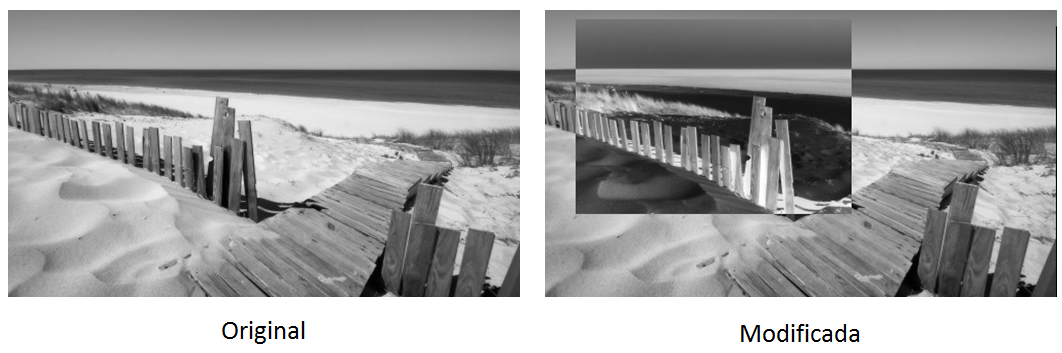
//> input picture img3-1.png, 1062 x 353 px, given in place of the camera
$ ./motiondetector   (built with g++ and OpenCV 4)
//> lines starting //> are read from the running program, lines starting //| are printed output that depends on the picture
#include <iostream>
#include <opencv2/opencv.hpp>

using namespace cv;
using namespace std;

int main(int argc, char** argv){
  Mat image;
  int width, height;
  VideoCapture cap;
  vector<Mat> planes;
  Mat histR, histG, histB,histOldR;
  int nbins = 64;
  float range[] = {0, 256};
  const float *histrange = { range };
  bool uniform = true;
  bool acummulate = false;
  double percent=0;
  int times=0;

  cap.open(0);

  if(!cap.isOpened()){
    cout << "cameras indisponiveis";
    return -1;
  }

  width  = cap.get(CV_CAP_PROP_FRAME_WIDTH);
  height = cap.get(CV_CAP_PROP_FRAME_HEIGHT);

  cout << "largura = " << width << endl;
  cout << "altura  = " << height << endl;

  int histw = nbins, histh = nbins/2;
  Mat histImgR(histh, histw, CV_8UC3, Scalar(0,0,0));
  Mat histImgG(histh, histw, CV_8UC3, Scalar(0,0,0));
  Mat histImgB(histh, histw, CV_8UC3, Scalar(0,0,0));

  //calculo do histograma histOldR
  cap >> image;
//> image is the input picture: 353 rows x 1062 cols, CV_8UC3; mean B, G, R 162.9, 162.9, 162.9
  split (image, planes);
  calcHist(&planes[0], 1, 0, Mat(), histOldR, 1,
             &nbins, &histrange,
             uniform, acummulate);
//> histOldR = 64 values, max 79557 at index 63, min 68 at index 61, mean 5857.6
    normalize(histOldR, histOldR, 0, 1, NORM_MINMAX, -1, Mat());
//> histOldR = 64 values, max 1 at index 63, min 0 at index 61, mean 0.0728

  while(1){
    cap >> image;
    split (image, planes);
    calcHist(&planes[0], 1, 0, Mat(), histR, 1,
             &nbins, &histrange,
             uniform, acummulate);
//> histR = 64 values, max 79557 at index 63, min 68 at index 61, mean 5857.6
    calcHist(&planes[1], 1, 0, Mat(), histG, 1,
             &nbins, &histrange,
             uniform, acummulate);
//> histG = 64 values, max 79522 at index 63, min 68 at index 61, mean 5857.6
    calcHist(&planes[2], 1, 0, Mat(), histB, 1,
             &nbins, &histrange,
             uniform, acummulate);
//> histB has the same summary as histR

    normalize(histR, histR, 0, histImgR.rows, NORM_MINMAX, -1, Mat());
//> histR = 64 values, max 32 at index 63, min 0 at index 61, mean 2.33
    normalize(histG, histB, 0, histImgR.rows, NORM_MINMAX, -1, Mat());
//> histB has the same summary as histR
    normalize(histB, histB, 0, histImgR.rows, NORM_MINMAX, -1, Mat());

    histImgR.setTo(Scalar(0));
    histImgG.setTo(Scalar(0));
    histImgB.setTo(Scalar(0));

    for(int i=0; i<nbins; i++){
      line(histImgR, Point(i, histh),
           Point(i, cvRound(histR.at<float>(i))),
           Scalar(0, 0, 255), 1, 8, 0);
      line(histImgG, Point(i, histh),
           Point(i, cvRound(histG.at<float>(i))),
           Scalar(0, 255, 0), 1, 8, 0);
      line(histImgB, Point(i, histh),
           Point(i, cvRound(histB.at<float>(i))),
           Scalar(255, 0, 0), 1, 8, 0);
    }
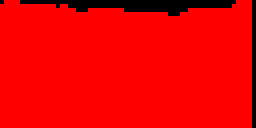
//> histImgR: 32 rows x 64 cols, CV_8UC3 (shown 4 times larger); mean B, G, R 0, 0, 236.2
//> histImgG: 32 rows x 64 cols, CV_8UC3; every value is 0
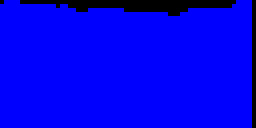
//> histImgB: 32 rows x 64 cols, CV_8UC3 (shown 4 times larger); mean B, G, R 236.2, 0, 0

    if(times<3) percent = compareHist(histR,histOldR,CV_COMP_CORREL);
//> percent = 1

    if(percent<0.95)
    {
        putText( image, "ALARME!", Point(height/2,width/2), CV_FONT_HERSHEY_COMPLEX, 2,
           Scalar(0, 0, 255), 5, 0 );
        times++;
    }
    histOldR = histR.clone();
//> histOldR has the same summary as histR
    cout<<percent<<endl;
//| 1
    imshow("image", image);
    if(waitKey(30) >= 0) break;
//> the Esc key is pressed
  }
  return 0;
}

$ run again, on img3-2.png
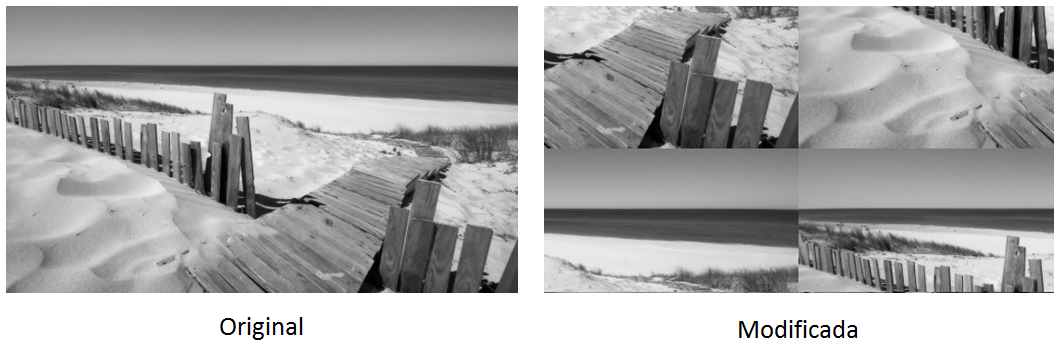
//> input picture img3-2.png, 1060 x 346 px, given in place of the camera
//> image is the input picture: 346 rows x 1060 cols, CV_8UC3; mean B, G, R 168.9, 168.8, 168.9
//> `calcHist(&planes[0], 1, 0, Mat(), histOldR, 1, &nbins, &histrange, uni..`: histOldR = 64 values, max 71877 at index 63, min 0 at index 61, mean 5730.6
//> `normalize(histOldR, histOldR, 0, 1, NORM_MINMAX, -1, Mat());`: histOldR = 64 values, max 1 at index 63, min 0 at index 61, mean 0.0797
//> `calcHist(&planes[0], 1, 0, Mat(), histR, 1, &nbins, &histrange, unifor..`: histR = 64 values, max 71877 at index 63, min 0 at index 61, mean 5730.6
//> histG = 64 values, max 71842 at index 63, min 0 at index 61, mean 5730.6
//> `calcHist(&planes[2], 1, 0, Mat(), histB, 1, &nbins, &histrange, unifor..`: histB has the same summary as histR
//> `normalize(histR, histR, 0, histImgR.rows, NORM_MINMAX, -1, Mat());`: histR = 64 values, max 32 at index 63, min 0 at index 61, mean 2.55
//> `normalize(histG, histB, 0, histImgR.rows, NORM_MINMAX, -1, Mat());`: histB has the same summary as histR
//> after the loop `for(int i=0; i<nbins; i++)`:
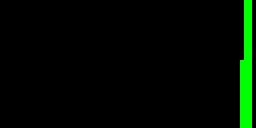
//> histImgG: 32 rows x 64 cols, CV_8UC3 (shown 4 times larger); mean B, G, R 0, 10.1, 0
//> after the loop `for(int i=0; i<nbins; i++)`:
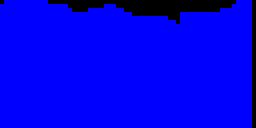
//> histImgB: 32 rows x 64 cols, CV_8UC3 (shown 4 times larger); mean B, G, R 234.8, 0, 0
//> percent = 1
//> `histOldR = histR.clone();`: histOldR has the same summary as histR
//| 1
